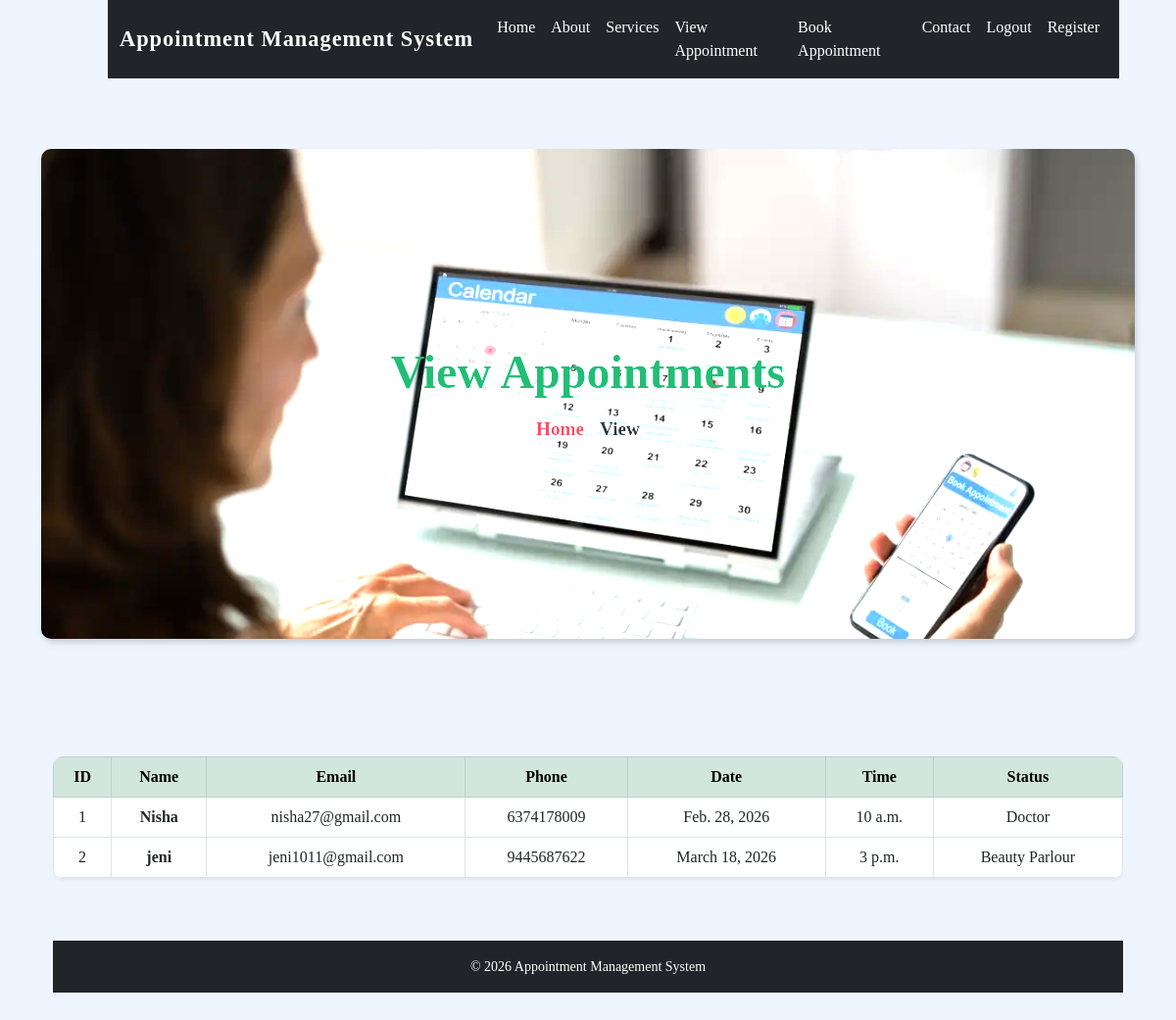
/api/viewappointment/ (signed in), run on an earlier commit of the app's database.
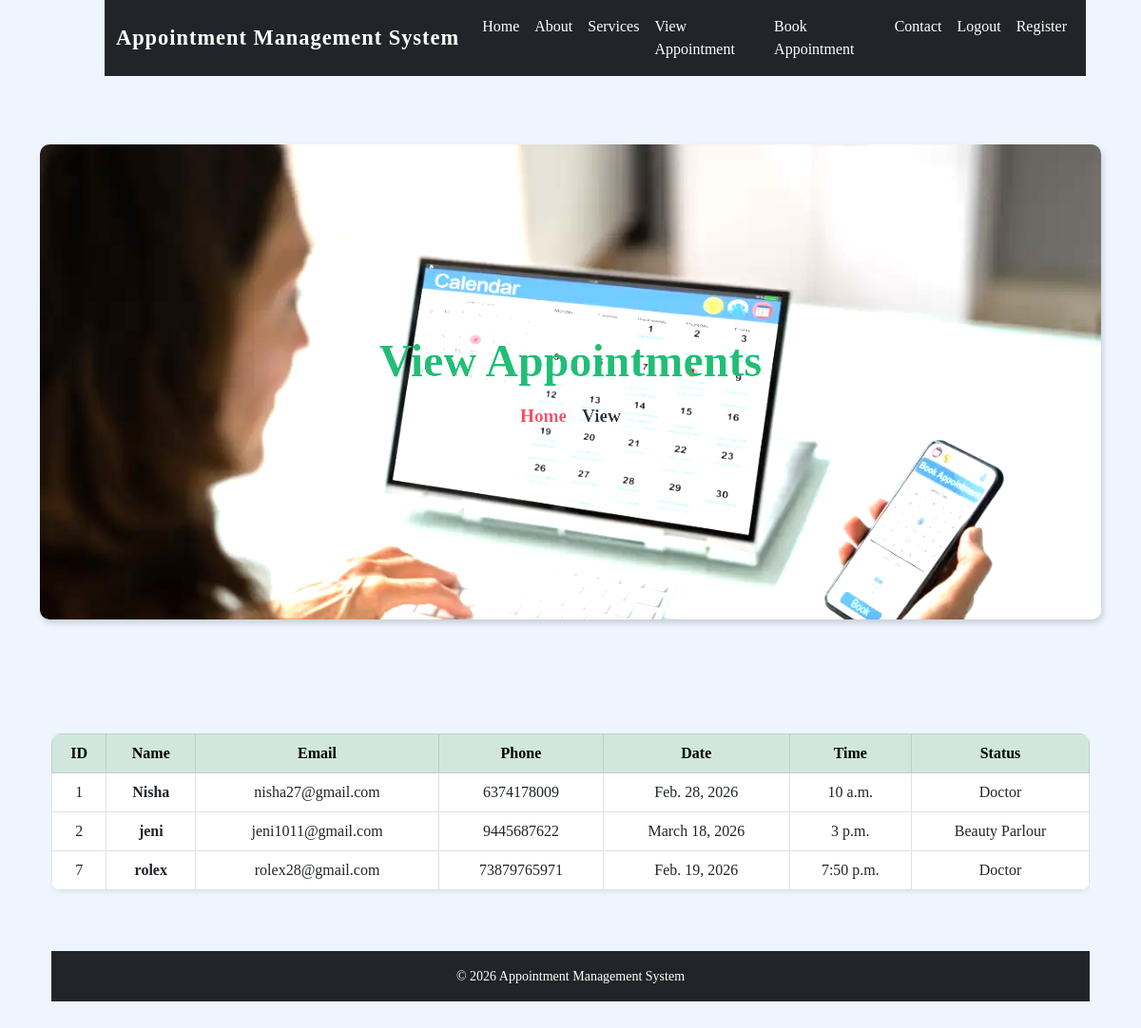
And on a later commit of the database.
### myreminders/models.py (models this page shows, shortened)
class Appointment(models.Model):
    name = models.CharField(max_length=100)
    email = models.EmailField()
    date=models.DateField()
    time=models.TimeField()
    phone=models.CharField(max_length=20)
    status=models.CharField(max_length=20)

### myreminders/views.py (the view)
# urls.py: path('viewappointment/',views.viewappointment,name='viewappointment'),
@login_required
def viewappointment(request):
    appointments = Appointment.objects.all()
    return render(request, 'myreminders/viewappointment.html', {
        'appointments': appointments
    })

### myreminders/templates/myreminders/viewappointment.html (shortened to what this page needs)
{% extends 'base.html'%}
{% load static %}
{% block content %}
<div class="containee mt-5">
    <div class="container text-center">
        <h1 class="fw-bold display-5 text-success mb-3">
            View Appointments
        </h1>
        <div class="d-flex justify-content-center align-items-center gap-2"
             style="font-size:1.2rem;">
            <a href="{% url 'index'%}"
               class="text-danger text-decoration-none fw-semibold">
                Home
            </a>
            <a href="{% url 'viewappointment'%}"
               class="text-dark text-decoration-none fw-semibold">
                View
            </a>
        </div>
    </div>
</div><br><br><br>
<div class="container my-5">
    <div class="table-responsive">
        <table class="table table-bordered table-hover align-middle text-center shadow-sm">
            <thead class="table-success">
                <tr>
                    <th>ID</th>
                    <th>Name</th>
                    <th>Email</th>
                    <th>Phone</th>
                    <th>Date</th>
                    <th>Time</th>
                    <th>Status</th>
                </tr>
            </thead>
            <tbody>
                {% for appointment in appointments %}
                <tr>
                    <td>{{ appointment.id }}</td>
                    <td class="fw-semibold">{{ appointment.name }}</td>
                    <td>{{ appointment.email }}</td>
                    <td>{{ appointment.phone }}</td>
                    <td>{{ appointment.date }}</td>
                    <td>{{ appointment.time }}</td>
                    <td>{{appointment.status}}</td>
                </tr>
                {% empty %}
                <tr>
                    <td colspan="7" class="text-center fw-semibold text-muted py-4">
                        No Appointments Found
                    </td>
                </tr>
                {% endfor %}
            </tbody>
        </table>
{% endblock %}

### myreminders/templates/base.html (shortened to what this page needs)
{% load static %}
<!DOCTYPE html>
<html lang="en">
<head>
    <link href="https://cdn.jsdelivr.net/npm/bootstrap@5.3.0/dist/css/bootstrap.min.css" rel="stylesheet">
    <link rel="stylesheet" href="{% static 'myreminder/css/style.css' %}">
</head>
<body class="d-flex flex-column min-vh-100">
    <nav class="navbar navbar-expand-lg navbar-dark bg-dark">
        <div class="container">
            <a class="navbar-brand fw-bold" href="{% url 'index' %}">
                Appointment Management System
            </a>
            <div class="collapse navbar-collapse" id="navbarContent">
                <ul class="navbar-nav ms-auto">
                    <li class="nav-item">
                        <a class="nav-link" href="{% url 'index' %}">Home</a>
                    </li>
                    <li class="nav-item">
                        <a class="nav-link" href="{% url 'about' %}">About</a>
                    </li>
                    <li class="nav-item">
                        <a class="nav-link" href="{% url 'service' %}">Services</a>
                    </li>
                    <li class="nav-item">
                        <a class="nav-link" href="{% url 'viewappointment' %}">View Appointment</a>
                    </li>
                    <li class="nav-item">
                        <a class="nav-link" href="{% url 'bookappointment' %}">Book Appointment</a>
                    </li>
                    <li class="nav-item">
                        <a class="nav-link" href="{% url 'contact' %}">Contact</a>
                    </li>
                    {% if user.is_authenticated %}
                    <li class="nav-item">
                        <a class="nav-link" href="{% url 'login' %}">Logout</a>
                    </li>
                    <li class="nav-item">
                        <a class="nav-link " href="{% url 'register' %}">
                            Register
                        </a>
                    </li>
                    {% else %}
                    <li class="nav-item">
                        <a class="nav-link " href="{% url 'login' %}">
                            Login
                        </a>
                    </li>
                    {% endif %}
                </ul>
            </div>
        </div>
    </nav>
    <div class="container mt-4">
        {% block content %}
        {% endblock %}
    </div>
    <footer class="bg-dark text-white text-center py-3 mt-5">
        <p class="mb-0">
            © 2026 Appointment Management System
        </p>
    </footer>
</body>
</html>

### myreminders/static/myreminder/css/style.css (style rules this page uses)
body { font-family: georgia; background-color: #eef5ff; }
.navbar-brand { font-size: 1.4rem; letter-spacing: 1px; font-family:georgia; }
.nav-link { font-weight: 500; color:white; }
.navbar { width:86%; margin-left:110px; }
h1, h2 { color:black; }
.table { background: #ffffff; border-radius: 10px; overflow: hidden; }
.table th { text-align: center; }
.table td { text-align: center; vertical-align: middle; }
footer { font-size: 14px; }
.containee { background-image: url("../img/viewapp.webp"); box-shadow:2px 4px 6px rgb(87, 87, 87,0.3); height:500px; background-size: cover; background-position: center; background-repeat: no-repeat; align-items: center; padding: 100px; border-radius: 10px; margin-top:70px; filter:brightness(1.4); display:flex; overflow:auto; color:red; }

What changed in the data, as far as the page shows it:
added Appointment: id "7", name "rolex", email "rolex28@gmail.com", phone "73879765971", date "Feb. 19, 2026", time "7:50 p.m.", status "Doctor"
